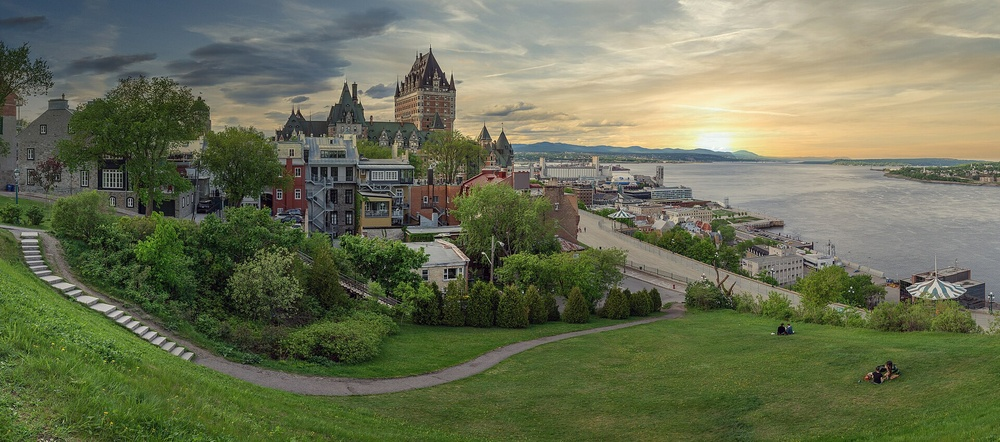
#> input picture best_test/commons/commons_00.jpg, 1000 x 442 px, shrunk from 1920 x 848 before the run
$ python -i lidar_localize.py   (imports and definitions only)
#> lines starting #> are read from the running program, lines starting #| are printed output that depends on the picture
### src/hotel_pipeline/logging.py
"""Journalisation sans secrets (plan directeur §18).

Aucun secret ne doit apparaître dans les journaux. Plutôt que de compter sur
la discipline des appelants, les valeurs de secrets connues sont expurgées au
niveau du filtre : même un log accidentel de la valeur brute ressort masqué.
"""

from __future__ import annotations

import logging
import os
import sys
from typing import Iterable

REDACTED = "***"

# Tout nom de variable d'environnement contenant l'un de ces fragments est
# considéré comme portant un secret.
_SECRET_HINTS = ("KEY", "TOKEN", "SECRET", "PASSWORD")

# En deçà de cette longueur, une valeur est trop courte pour être expurgée sans
# risquer de mutiler du texte ordinaire ("1", "on", "true"...).
_MIN_REDACTABLE_LEN = 8


# [33 lines left out: functions secret_values, redact, _redact_arg, not called in this run]


class SecretRedactingFilter(logging.Filter):
    """Expurge les secrets du message et de ses arguments."""

    # [25 lines left out: functions filter, configure, not called in this run]


def get_logger(name: str) -> logging.Logger:
#> further down, picture is the input picture: shape (442, 1000, 3); mean B, G, R 84.6, 111.9, 106.2
    return logging.getLogger(f"hotel_pipeline.{name}")

### src/hotel_pipeline/geo/lidar_localize.py
"""Poser une caméra contre le LiDAR, sans passer par une autre image.

La reconstruction multivue enchaîne les images : A s'accroche à B, B à C. Quand
la chaîne se rompt — recouvrement insuffisant, façades trop semblables — les
morceaux restent dans des référentiels séparés et rien ne les rapproche.

Ce module renverse la dépendance. Chaque image est confrontée directement au
nuage LiDAR, qui est le même pour toutes : deux vues sans aucune correspondance
mutuelle se retrouvent alors dans un référentiel commun.

**Le principe.** Depuis la position déclarée, on essaie des poses, on projette
les arêtes de toiture mesurées, et l'on mesure combien elles tombent sur des
contours réels de l'image. La comparaison ne passe par aucune association
explicite : c'est un champ de distance qui note chaque pose, ce qui tolère les
segments fragmentés, les extrémités occultées et les correspondances inconnues.

**Ce que la méthode ne fait pas.** Elle ne crée ni texture, ni parallaxe, ni
détail de façade absent du LiDAR. Elle place une caméra — et sur ce pilote,
elle est moins nécessaire depuis que le graphe de toiture porte quatre familles
d'orientation. Sur un bâtiment mitoyen ou une tour, dont les arêtes seraient
plus courtes et moins variées, elle redeviendrait la voie principale.

**Ce qu'elle exige.** Des arêtes visibles dans l'image. Un toit plat, un
bâtiment vu de trop loin ou masqué par la végétation ne donnent rien à aligner,
et le module le dit plutôt que de rendre une pose que rien ne soutient.
"""

from __future__ import annotations

import math
from dataclasses import dataclass, field

import numpy as np

from ..logging import get_logger

log = get_logger("geo-lidar-localize")

#: Rayon de la grille de positions essayées, en mètres autour de la position
#: déclarée. Il couvre l'imprécision d'un relevé de rue sans explorer la ville.
SEARCH_RADIUS_M = 12.0

#: Pas de la grille de positions, en mètres.
POSITION_STEP_M = 4.0

#: Amplitude de la recherche en cap, en degrés de part et d'autre du cap connu.
HEADING_SPAN_DEG = 20.0

#: Pas de la recherche en cap, en degrés.
HEADING_STEP_DEG = 4.0

#: Distance, en pixels, au-delà de laquelle un contour ne compte plus comme
#: soutien. Elle borne le champ de distance : sans plafond, une arête loin de
#: tout contour tirerait la pose vers n'importe où.
SUPPORT_RADIUS_PX = 25.0

#: Part des arêtes projetées qui doit trouver un appui pour qu'une pose soit
#: retenue. En deçà, l'alignement décrit du hasard.
MIN_SUPPORTED_FRACTION = 0.35

#: Écart relatif entre le meilleur score et le suivant, en deçà duquel la pose
#: est tenue pour indécise. Deux poses équivalentes ne localisent rien.
#:
#: Mesuré sur ce pilote, le module distingue franchement une pose juste d'une
#: pose fausse — 0,787 contre 0,000 à cinquante mètres ou soixante degrés
#: d'écart. Mais dans le voisinage immédiat de la bonne pose, plusieurs
#: candidates obtiennent des scores presque égaux : l'ambiguïté est locale et
#: réelle, un pas de quatre mètres et de quatre degrés ne la lève pas.
#:
#: Le seuil provoque donc un refus systématique ici. C'est le comportement
#: voulu — mieux vaut ne pas localiser que livrer une pose parmi plusieurs
#: également plausibles — mais il appelle un raffinement continu autour du
#: meilleur candidat plutôt qu'une grille plus fine, qui multiplierait les
#: ex æquo sans les départager.
DECISIVE_MARGIN = 0.08


@dataclass
class PoseCandidate:
    """Une pose essayée, et ce que les contours en disent."""

    position: np.ndarray
    heading_deg: float
    #: Score moyen d'appui, dans [0, 1] : 1 quand chaque arête tombe sur un
    #: contour, 0 quand aucune n'en approche.
    score: float = 0.0
    supported: int = 0
    projected: int = 0

    @property
    def supported_fraction(self) -> float:
        return self.supported / max(self.projected, 1)

    # [9 lines left out: function as_dict, not called in this run]


@dataclass
class LocalizationResult:
    """La pose retenue, ou la raison pour laquelle aucune ne l'est."""

    asset_id: str
    best: PoseCandidate | None = None
    runner_up: PoseCandidate | None = None
    decisive: bool = False
    reason: str = ""
    #: Arêtes non utilisées pour poser, servant à valider le résultat.
    holdout_residual_px: float | None = None
    provenance: dict = field(default_factory=dict)

    @property
    def localized(self) -> bool:
        return self.best is not None and self.decisive

    # [23 lines left out: function as_dict, not called in this run]


def edge_distance_field(image, radius_px: float = SUPPORT_RADIUS_PX):  # noqa: ANN001
    """Champ de distance aux contours de l'image, plafonné.

    Le plafond compte autant que le champ : une arête projetée loin de tout
    contour ne doit pas peser plus qu'une autre également perdue, sans quoi
    l'optimisation la poursuivrait au détriment des arêtes bien placées.
    """
#> called with radius_px = 25
    import cv2

    grey = image if image.ndim == 2 else cv2.cvtColor(image, cv2.COLOR_BGR2GRAY)
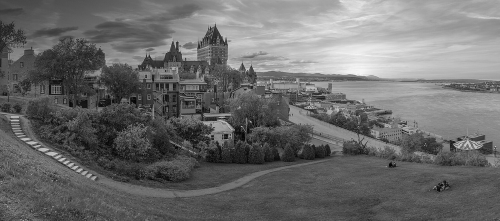
#> grey: shape (442, 1000) (shown at 1/2 size); min 0, max 255, mean 107.1
    edges = cv2.Canny(grey, 60, 160)
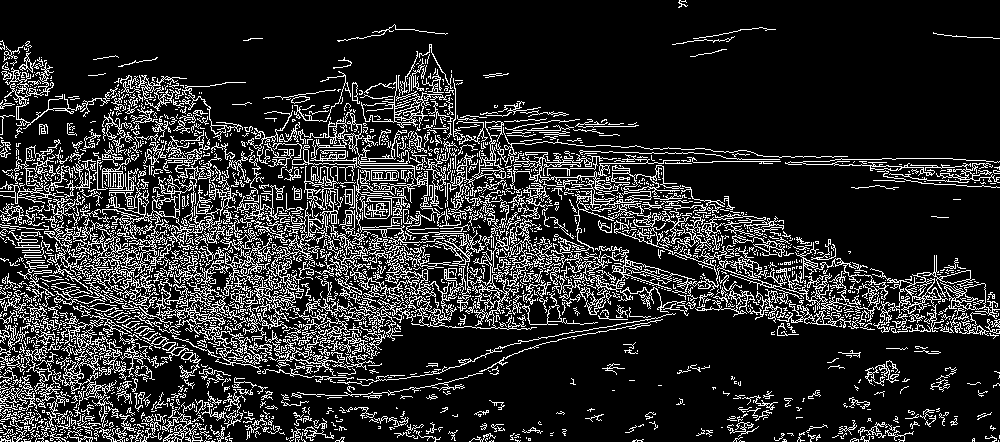
#> edges: shape (442, 1000); 16.4% white in thin lines or dots
    # `distanceTransform` mesure la distance au zéro le plus proche : les
    # contours doivent donc valoir zéro, et le reste non nul.
    field_px = cv2.distanceTransform((edges == 0).astype(np.uint8), cv2.DIST_L2, 3)
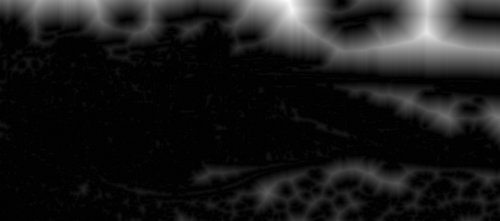
#> field_px: shape (442, 1000) float32 (shown at 1/2 size); min 0, max 97.89, mean 10.1; drawn with min black and max white
    return np.minimum(field_px, radius_px)
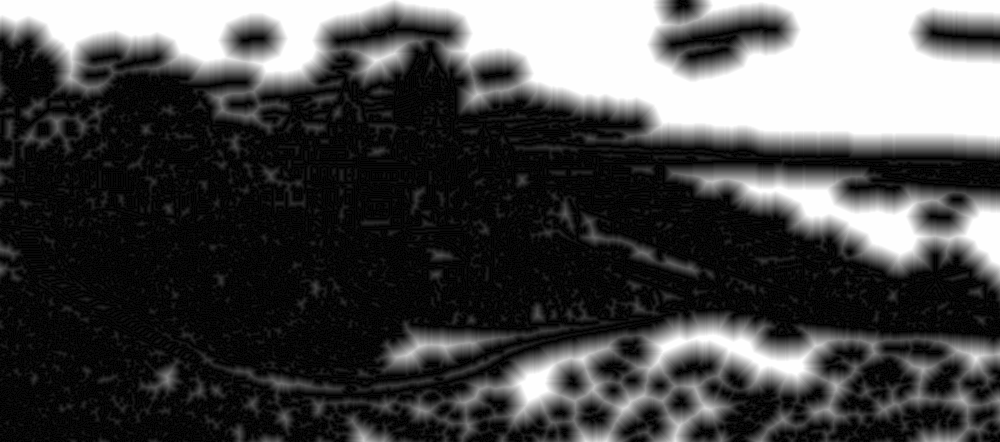
#> returned value: shape (442, 1000) float32; min 0, max 25, mean 7.3; drawn with min black and max white


# [168 lines left out: functions _sample_field, score_pose, localize, not called in this run]


__all__ = [
    "DECISIVE_MARGIN",
    "HEADING_SPAN_DEG",
    "HEADING_STEP_DEG",
    "MIN_SUPPORTED_FRACTION",
    "POSITION_STEP_M",
    "SEARCH_RADIUS_M",
    "SUPPORT_RADIUS_PX",
    "LocalizationResult",
    "PoseCandidate",
    "edge_distance_field",
    "localize",
    "score_pose",
]

>>> import cv2
>>> picture = cv2.imread('../../../best_test/commons/commons_00.jpg')
>>> result = edge_distance_field(picture)

$ run again, on best_test/commons/commons_01.jpg
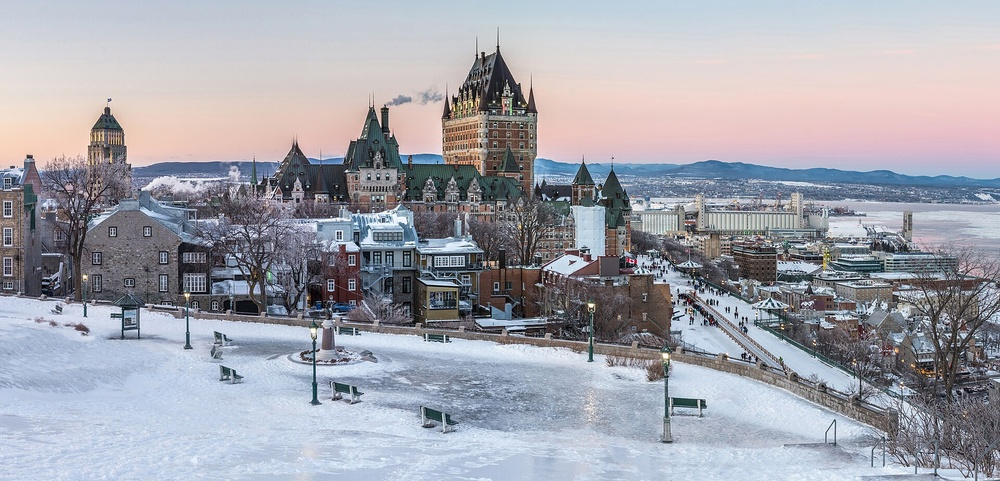
#> input picture best_test/commons/commons_01.jpg, 1000 x 481 px, shrunk from 1920 x 924 before the run
#> picture is the input picture: shape (481, 1000, 3); mean B, G, R 171.5, 162.5, 161.4
#> in edge_distance_field, `edges = cv2.Canny(grey, 60, 160)`:
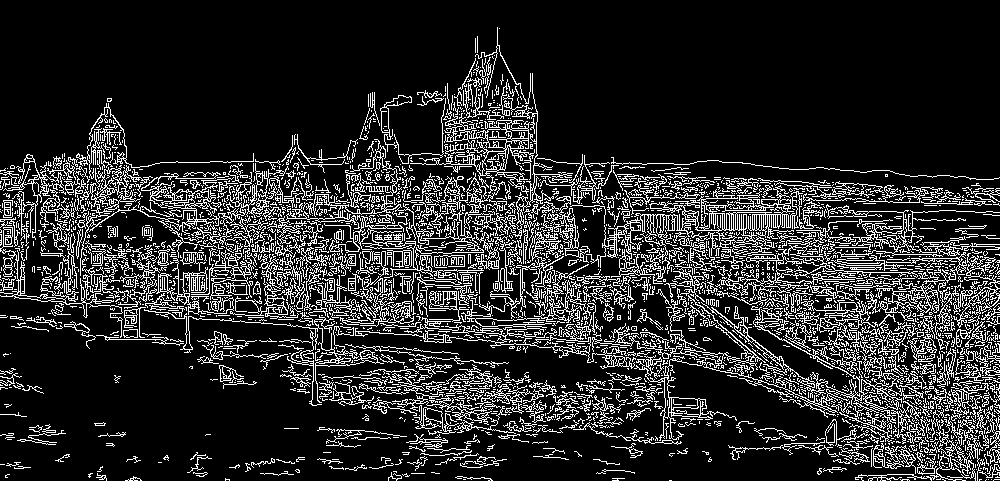
#> edges: shape (481, 1000); 16.6% white in thin lines or dots
#> in edge_distance_field, `return np.minimum(field_px, radius_px)`:
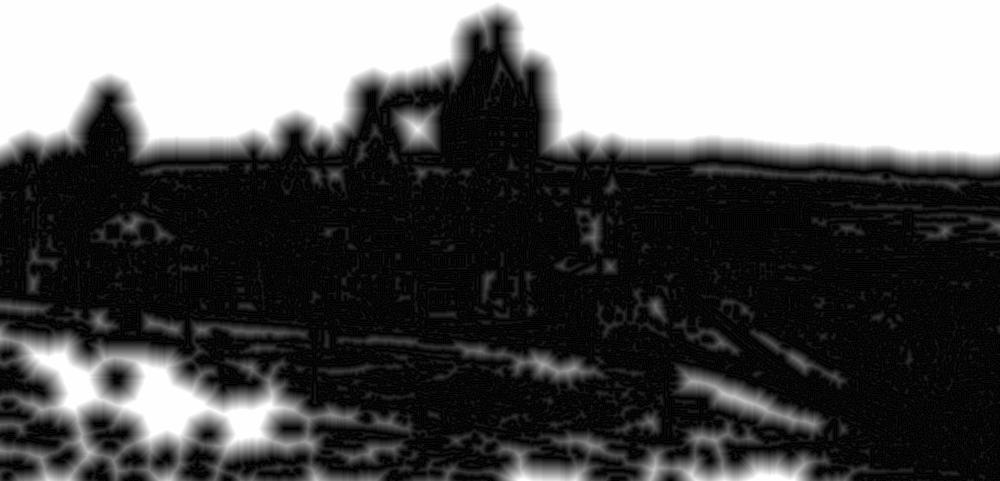
#> returned value: shape (481, 1000) float32; min 0, max 25, mean 8.8; drawn with min black and max white

$ run again, on best_test/commons/commons_02.jpg
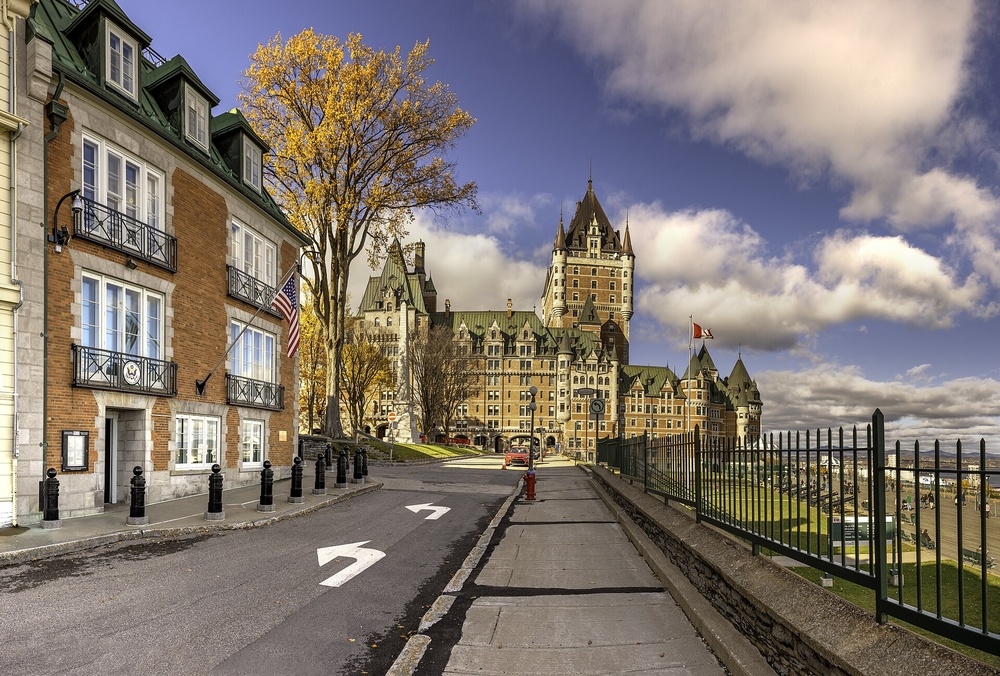
#> input picture best_test/commons/commons_02.jpg, 1000 x 676 px, shrunk from 1920 x 1297 before the run
#> picture is the input picture: shape (676, 1000, 3); mean B, G, R 112.3, 119.4, 128.5
#> in edge_distance_field, `edges = cv2.Canny(grey, 60, 160)`:
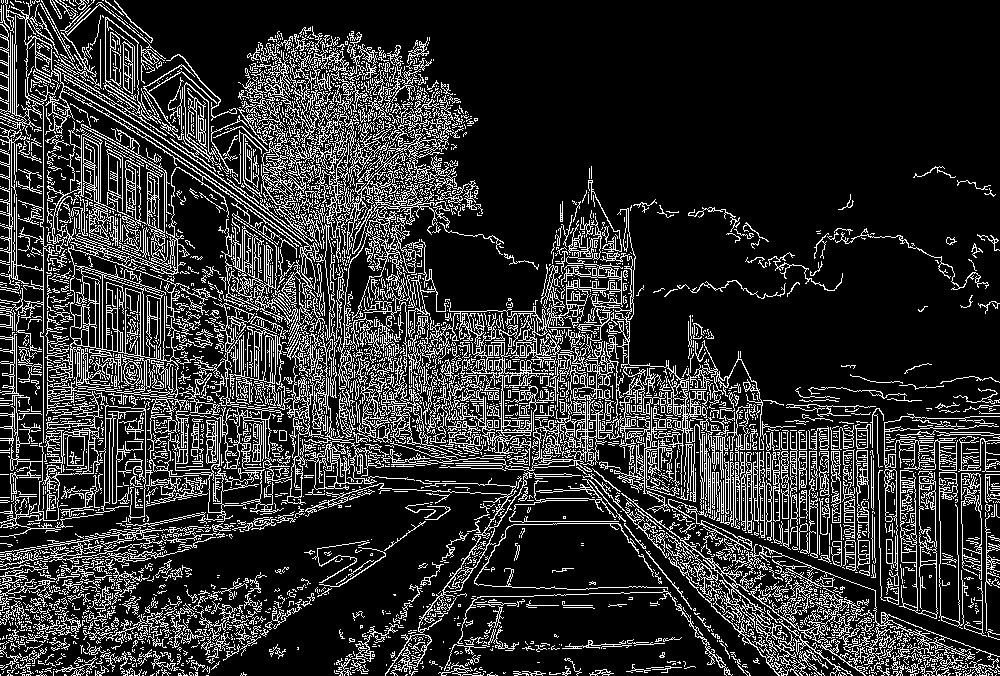
#> edges: shape (676, 1000); 18.6% white in thin lines or dots
#> in edge_distance_field, `return np.minimum(field_px, radius_px)`:
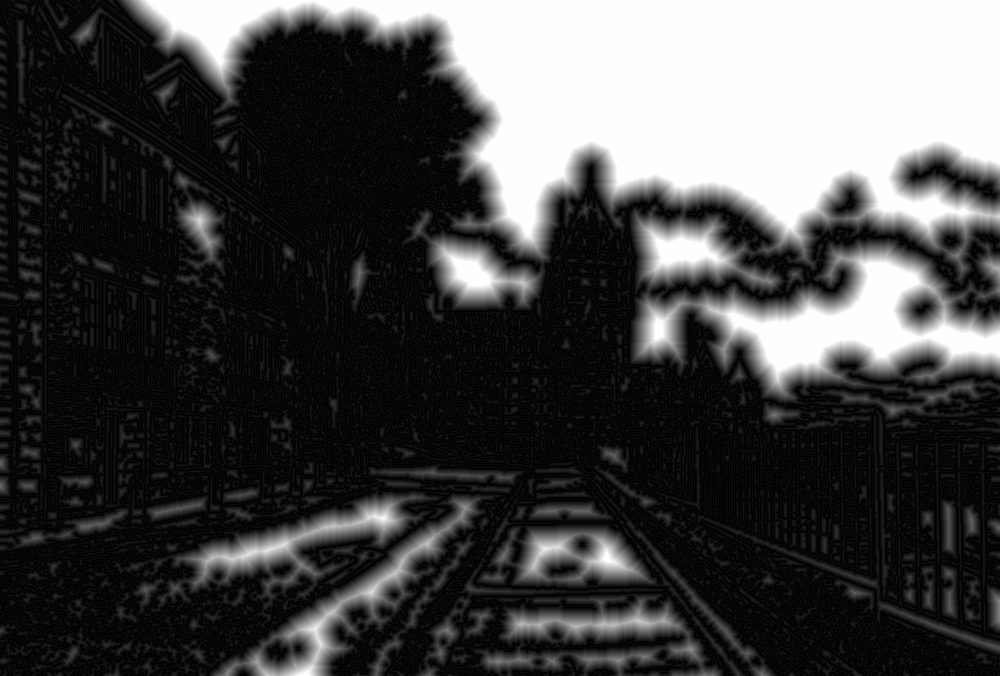
#> returned value: shape (676, 1000) float32; min 0, max 25, mean 6.9; drawn with min black and max white
